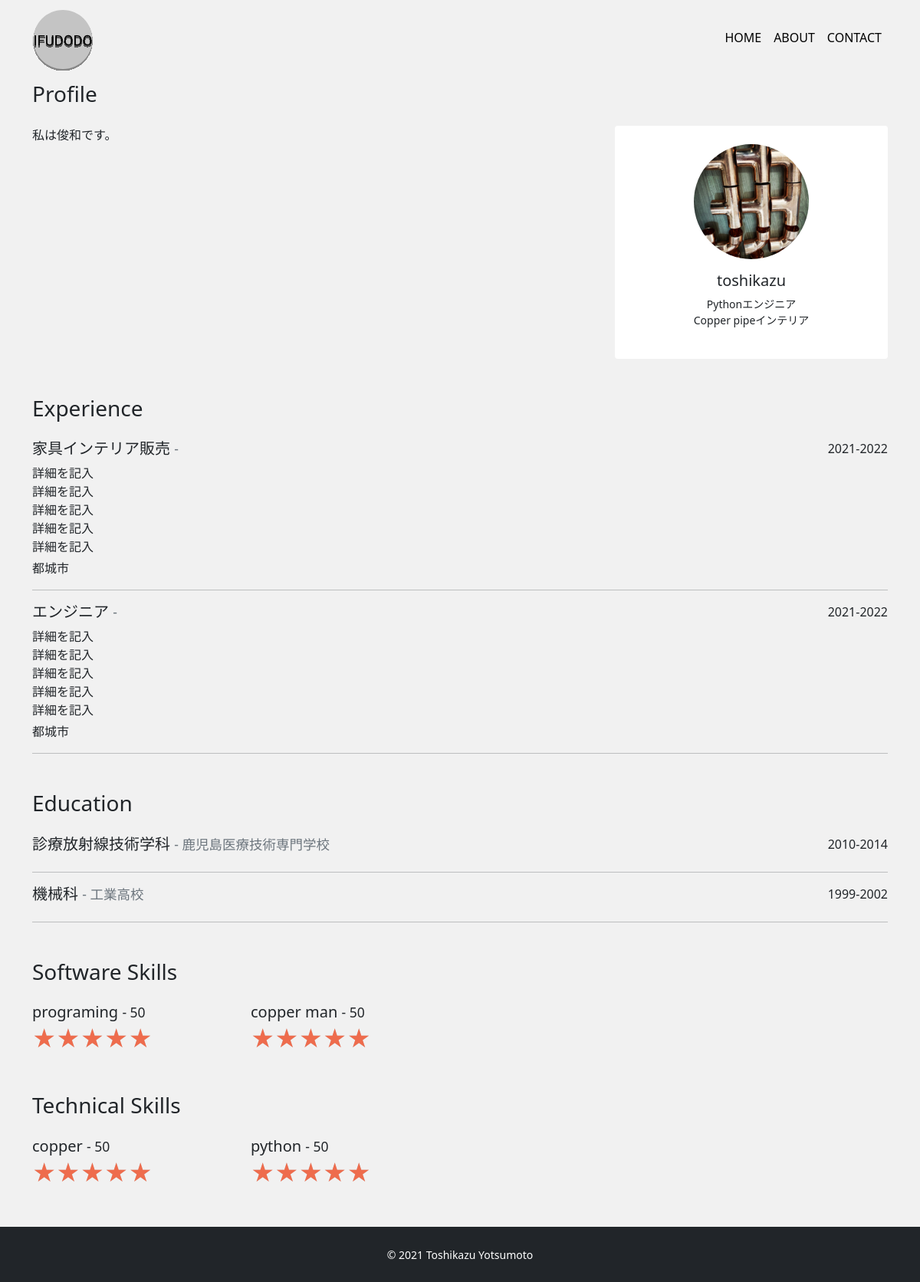
The page /about/ on the database its author committed.
### app/models.py (models this page shows, shortened)
class Profile(models.Model):
    title = models.CharField('タイトル', max_length=100, null=True, blank=True)
    subtitle = models.CharField('サブタイトル', max_length=100, null=True, blank=True)
    name = models.CharField('タイトル', max_length=100)
    job = models.TextField('仕事')
    introduction = models.TextField('自己紹介')
    github = models.CharField('github', max_length=100, null=True, blank=True)
    twitter = models.CharField('twitter', max_length=100, null=True, blank=True)
    linkedin = models.CharField('linkedin', max_length=100, null=True, blank=True)
    facebook = models.CharField('facebook', max_length=100, null=True, blank=True)
    instagram = models.CharField('facebook', max_length=100, null=True, blank=True)
    topimage = models.ImageField(upload_to='images', verbose_name='トップ画像')
    subimage = models.ImageField(upload_to='images', verbose_name='サブ画像')

class Experience(models.Model):
    occupation = models.CharField('職種', max_length=100)
    company = models.CharField('会社', max_length=100)
    description = models.TextField('説明', max_length=100)
    place = models.CharField('場所', max_length=100)
    period = models.CharField('期間', max_length=100)

class Education(models.Model):
    course = models.CharField('コース', max_length=100)
    school = models.CharField('学校', max_length=100)
    place = models.CharField('場所', max_length=100)
    period = models.CharField('期間', max_length=100)

class Software(models.Model):
    name = models.CharField('ソフトウェア', max_length=100)
    level = models.CharField('レベル', max_length=100)
    percentage = models.IntegerField('パーセンテージ')

class Technical(models.Model):
    name = models.CharField('テクニカル', max_length=100)
    level = models.CharField('レベル', max_length=100)
    percentage = models.IntegerField('パーセンテージ')

### app/views.py (the view)
# urls.py: path('about/', views.AboutView.as_view(), name='about'),
class AboutView(View):
    def get(self, request, *args, **kwargs):
        profile_data = Profile.objects.all()
        if profile_data.exists():
            profile_data = profile_data.order_by('-id')[0]
        experience_data = Experience.objects.order_by('-id')
        education_data = Education.objects.order_by('-id')
        software_data = Software.objects.order_by('-id')
        technical_data = Technical.objects.order_by('-id')
        return render(request, 'app/about.html',{
            'profile_data': profile_data,
            'experience_data': experience_data,
            'education_data': education_data,
            'software_data': software_data,
            'technical_data': technical_data,
        })

### app/templates/app/about.html (shortened to what this page needs)
{% extends 'app/base.html' %}
{% block content %}
<h3 class="mb-4">Profile</h3>
<div class="mb-5">
    <div class="row">
        <div class="col-md-8">
            <p>{{ profile_data.introduction|linebreaksbr }}</p>
        </div>
        <div class="col-md-4">
            <div class="card text-center px-5 py-4">
                <div class="avatar mb-3">
                    <img src="{{ profile_data.subimage.url }}" alt="" class="card-img-top rounded-circle">
                </div>
                <h5 class="font-weight-bolder">{{ profile_data.name }}</h5>
                <p class="mb-3 small text-center">{{profile_data.job|linebreaksbr }}</p>
            </div>
        </div>
    </div>
</div>
<h3 class="mb-4">Experience</h3>
<div class="mb-5">
    {% for experience in experience_data %}
        <div class="d-flex justify-content-between">
            <h5>{{ experience.occupation }} <span class="small text-secondary"> - {{ experiene.company }}</span></h5>
            <p class="mb-1">{{ experience.period }}</p>
        </div>
        <p class="mb-1">{{ experience.description|linebreaksbr }}</p>
        <p>{{ experience.place }}</p>
        <hr>
    {% endfor %}
</div>
<h3 class="mb-4">Education</h3>
<div class="mb-5">
    {% for education in education_data %}
        <div class="d-flex justify-content-between">
            <h5>{{ education.course }} <span class="small text-secondary"> - {{ education.school }}</span></h5>
            <p class="mb-1">{{ education.period }}</p>
        </div>
        <hr>
    {% endfor %}
</div>
<h3 class="mb-4">Software Skills</h3>
<div class="mb-5">
    <div class="row">
        {% for software in software_data %}
            <div class="col-6 col-md-3">
                <h5 class="mb-0">{{ software.name }} <span class="small secondary"> - {{ software.level }}</span></h5>
                <div class="d-flex flex-row">
                    <div class="star-rating">
                        <div class="star-rating-front" style="width: {{ software.parcentage }}%;">★★★★★</div>
                        <div class="star-rating-back">★★★★★</div>
                    </div>
                </div>
            </div>
        {% endfor %}
    </div>
</div>
<h3 class="mb-4">Technical Skills</h3>
<div class="mb-5">
    <div class="row">
        {% for technical in technical_data %}
            <div class="col-6 col-md-3">
                <h5 class="mb-0">{{ technical.name }} <span class="small secondary"> - {{ technical.level }}</span></h5>
                <div class="d-flex flex-row">
                    <div class="star-rating">
                        <div class="star-rating-front" style="width: {{ technical.parcentage }}%;">★★★★★</div>
                        <div class="star-rating-back">★★★★★</div>
                    </div>
                </div>
            </div>
        {% endfor %}
    </div>
</div>
{% endblock %}

### app/templates/app/base.html (shortened to what this page needs)
{% load static %}
<!DOCTYPE html>
<html lang="ja">
<head>
    <link href="https://cdn.jsdelivr.net/npm/bootstrap@5.0.0-beta1/dist/css/bootstrap.min.css" rel="stylesheet">
    <link rel="stylesheet" href="http://cdnjs.cloudflare.com/ajax/libs/font-awesome/5.13.0/css/all.min.css">
    <link rel="stylesheet" href="{% static 'css/style.css' %}">
</head>
<body>
    <nav class="navbar navbar-expand-lg">
        <div class="container">
            <a href="/" class="navbar-brand">
                <img src="{% static 'img/logo.svg' %}" alt="" width="80" height="80">
            </a>
            <ul class="navbar-nav">
                <li class="nav-item mr-3">
                    <a href="/" class="nav-link nav-color">HOME</a>
                </li>
                <li class="nav-item mr-3">
                    <a href="{% url 'about' %}" class="nav-link nav-color">ABOUT</a>
                </li>
                <li class="nav-item">
                    <a href="{% url 'contact' %}" class="nav-link nav-color">CONTACT</a>
                </li>
            </ul>
        </div>
    </nav>
    <main>
        <div class="container">
            {% block content %}
            {% endblock %}
        </div>
    </main>
    <footer class="py-4 bg-dark text-center">
        <small class="text-white">&copy; 2021 Toshikazu Yotsumoto</small>
    </footer>
</body>
</html>

### app/static/css/style.css (style rules this page uses)
* { margin: 0; padding: 0; box-sizing: border-box; }
body { background: #f1f1f1; display: flex; flex-flow: column; min-height: 100vh; }
main { flex: 1; }
.navbar-nav { flex-direction: row!important; }
.nav-color { color: black; }
.nav-color:after { content: ""; display: block; height: 2px; background: #EE6C4D; margin-top: 6px; opacity: 0; transform: translateY(12px); transition: all 0.3s ease-in-out; }
.avatar img { max-width: 150px; max-height: 150px; }
.star-rating { position: relative; font-size: 30px; word-wrap: normal!important; }
.star-rating-front { position: absolute; top: 0; left: 0; overflow: hidden; color: #EE6C4D; }
.star-rating-back { color: #ccc; }
.card { border: none; }

### rows shown on the page
Profile: introduction "私は俊和です。", subimage (picture), name "toshikazu", job "Pythonエンジニア Copper pipeインテリア"
Experience: occupation "家具インテリア販売", period "2021-2022", description "詳細を記入 詳細を記入 詳細を記入 詳細を記入 詳細を記入", place "都城市"
Experience: occupation "エンジニア", period "2021-2022", description "詳細を記入 詳細を記入 詳細を記入 詳細を記入 詳細を記入", place "都城市"
Education: course "診療放射線技術学科", school "鹿児島医療技術専門学校", period "2010-2014"
Education: course "機械科", school "工業高校", period "1999-2002"
Software: name "programing", level "50"
Software: name "copper man", level "50"
Technical: name "copper", level "50"
Technical: name "python", level "50"
